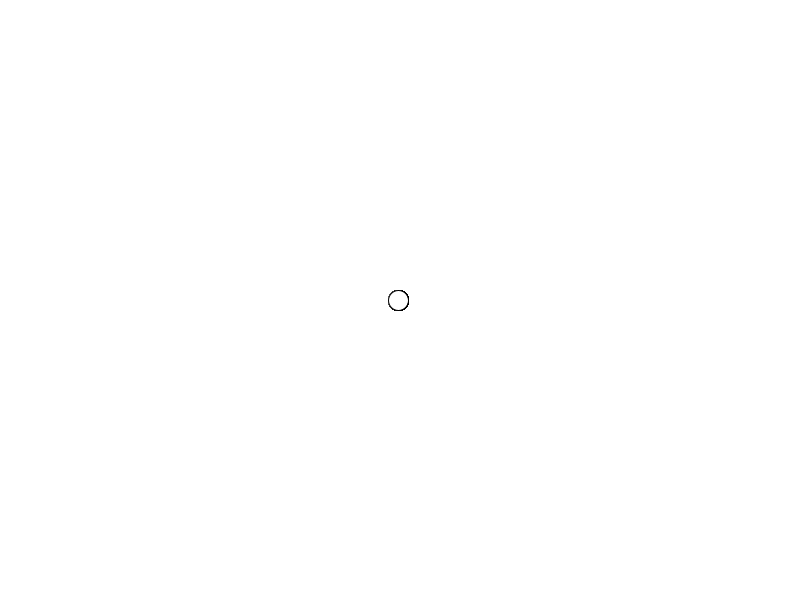
Frame 1 (no input)
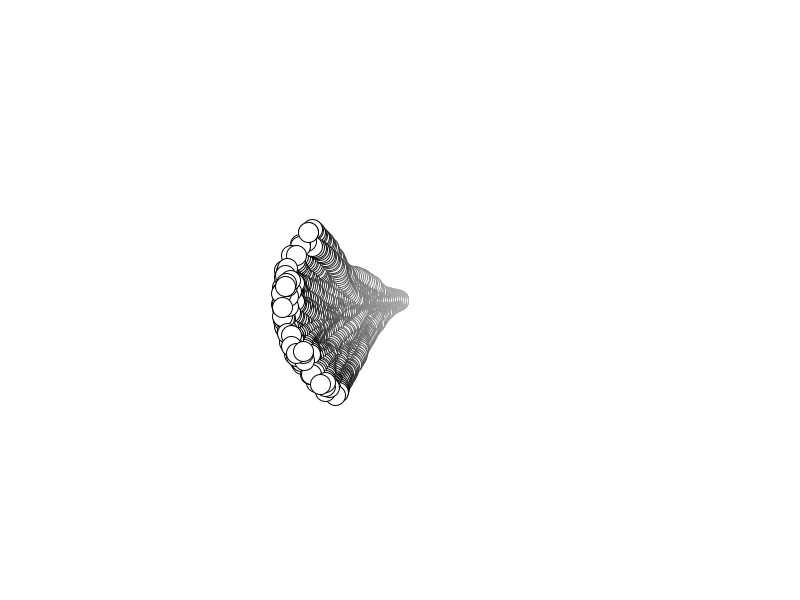
Frame 60 (the mouse pressed at the canvas centre just before this capture)
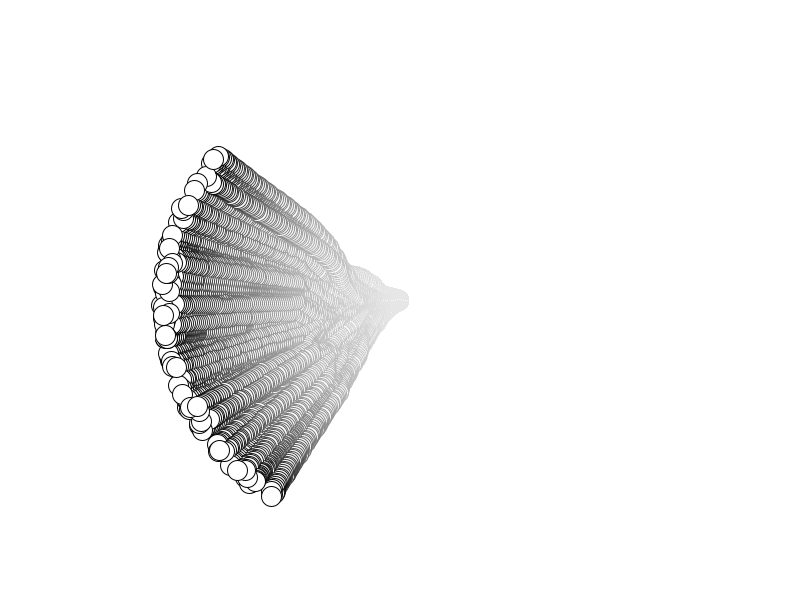
Frame 120 (the mouse held since frame 60 and released just before this capture)

The Processing sketch that drew these frames (run headless with seeded random() and noise(); from frame 60 on, the mouse is pressed at the canvas centre):

// Processing sketch: ejemplo_caminante_06b
// ── ejemplo_caminante_06b.pde

Caminante c[];
int cantidad = 100;

void setup() {
  size( 800, 600 );


  //dimensión del arreglo
  c = new Caminante[ cantidad ];

  for ( int i=0; i<cantidad; i++ ) {
    //iniciliazo cada objeto del arreglo
    c[i] = new Caminante( width/2, height/2 );
  }
  background( 255 );
}
void draw() {
  pushStyle();
  noStroke();
  fill( 255, 5 );
  rect( 0, 0, width, height );
  popStyle();

  for ( int i=0; i<cantidad; i++ ) {
    
    if( mousePressed ){
      c[i].huir( mouseX , mouseY );
    }
    
    
    c[i].mover();
    c[i].dibujar();
  }
}


// ── caminante.pde

class Caminante{
  
  float vel;
  float dir;
  
  float x,y;
  float t;
  //-----------------------------
  
  Caminante(){
    x = 100;
    y = 100;
    t = 20;
  }
  //-----------------------------
  
  Caminante( float x , float y ){
    this.x = x;
    this.y = y;
    t = 20;
    
    vel = 2;
    dir = radians( 170 );
  }
  //-----------------------------
  
  Caminante( float x_ , float y_ , float t_ ){
    x = x_;
    y = y_;
    t = t_;
  }
  //-----------------------------
  
  void dibujar(){
    ellipse( x , y , t , t );
  }  
  //-----------------------------
  
  void mover(){
    
    dir += radians( random(-10,10) );
     
    float dx = vel * cos( dir );
    float dy = vel * sin( dir );
    
    float xn = x+dx;
    float yn = y+dy;
    
    x = xn;
    y = yn;
    
    //espacio toroidal
    x = ( x>width ? x-width : x );
    x = ( x<0 ? x+width : x );
    y = ( y>height ? y-height : y );
    y = ( y<0 ? y+height : y );
    
  }
  //-----------------------------
  
  void perseguir( float xo , float yo ){
    
    dir = atan2( yo-y , xo-x );
    
  }
  //-----------------------------
  
  void huir( float xo , float yo ){
    
    dir = atan2( yo-y , xo-x ) + radians(180);
    
  }
  //-----------------------------
}
